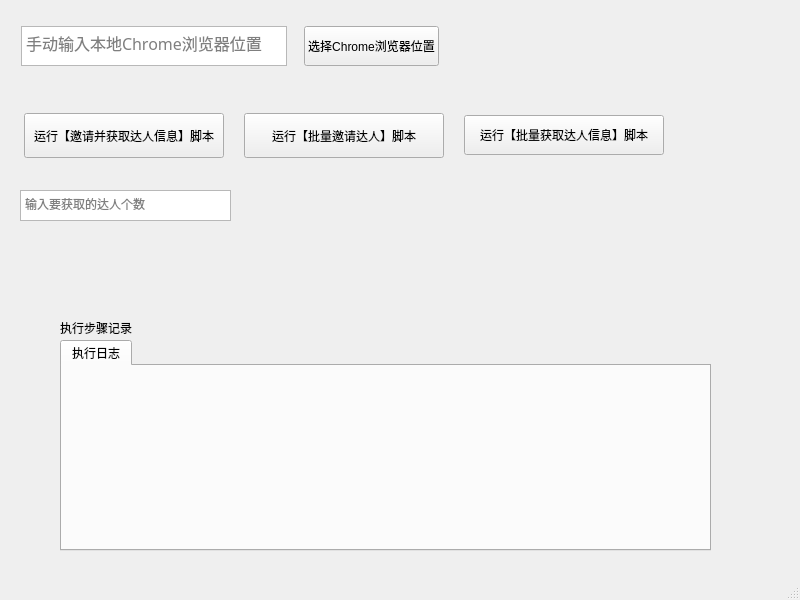
<?xml version="1.0" encoding="UTF-8"?>
<ui version="4.0">
 <class>MainWindow</class>
 <widget class="QMainWindow" name="MainWindow">
  <property name="geometry">
   <rect>
    <x>0</x>
    <y>0</y>
    <width>800</width>
    <height>600</height>
   </rect>
  </property>
  <property name="windowTitle">
   <string>MainWindow</string>
  </property>
  <widget class="QWidget" name="centralwidget">
   <widget class="QWidget" name="horizontalLayoutWidget">
    <property name="geometry">
     <rect>
      <x>10</x>
      <y>10</y>
      <width>441</width>
      <height>73</height>
     </rect>
    </property>
    <layout class="QHBoxLayout" name="horizontalLayout">
     <item>
      <widget class="QTextBrowser" name="Browser_path_input">
       <property name="maximumSize">
        <size>
         <width>266</width>
         <height>40</height>
        </size>
       </property>
       <property name="font">
        <font>
         <family>Microsoft YaHei</family>
         <pointsize>12</pointsize>
         <weight>50</weight>
         <bold>false</bold>
         <stylestrategy>PreferDefault</stylestrategy>
         <kerning>true</kerning>
        </font>
       </property>
       <property name="textInteractionFlags">
        <set>Qt::TextEditorInteraction</set>
       </property>
       <property name="placeholderText">
        <string>手动输入本地Chrome浏览器位置</string>
       </property>
      </widget>
     </item>
     <item>
      <widget class="QPushButton" name="Browser_path_choose">
       <property name="maximumSize">
        <size>
         <width>135</width>
         <height>40</height>
        </size>
       </property>
       <property name="text">
        <string>选择Chrome浏览器位置</string>
       </property>
      </widget>
     </item>
    </layout>
   </widget>
   <widget class="QWidget" name="horizontalLayoutWidget_2">
    <property name="geometry">
     <rect>
      <x>10</x>
      <y>90</y>
      <width>671</width>
      <height>91</height>
     </rect>
    </property>
    <layout class="QHBoxLayout" name="horizontalLayout_2">
     <item>
      <widget class="QPushButton" name="pushButton">
       <property name="maximumSize">
        <size>
         <width>200</width>
         <height>45</height>
        </size>
       </property>
       <property name="text">
        <string>运行【邀请并获取达人信息】脚本</string>
       </property>
      </widget>
     </item>
     <item>
      <widget class="QPushButton" name="pushButton_2">
       <property name="maximumSize">
        <size>
         <width>200</width>
         <height>45</height>
        </size>
       </property>
       <property name="text">
        <string>运行【批量邀请达人】脚本</string>
       </property>
      </widget>
     </item>
     <item>
      <widget class="QPushButton" name="pushButton_3">
       <property name="maximumSize">
        <size>
         <width>200</width>
         <height>40</height>
        </size>
       </property>
       <property name="text">
        <string>运行【批量获取达人信息】脚本</string>
       </property>
      </widget>
     </item>
    </layout>
   </widget>
   <widget class="QTextEdit" name="textEdit">
    <property name="geometry">
     <rect>
      <x>20</x>
      <y>190</y>
      <width>211</width>
      <height>31</height>
     </rect>
    </property>
    <property name="placeholderText">
     <string>输入要获取的达人个数</string>
    </property>
   </widget>
   <widget class="QWidget" name="verticalLayoutWidget">
    <property name="geometry">
     <rect>
      <x>60</x>
      <y>340</y>
      <width>651</width>
      <height>211</height>
     </rect>
    </property>
    <layout class="QVBoxLayout" name="verticalLayout">
     <item>
      <widget class="QTabWidget" name="tabWidget">
       <property name="enabled">
        <bool>true</bool>
       </property>
       <property name="currentIndex">
        <number>0</number>
       </property>
       <widget class="QWidget" name="widget">
        <attribute name="title">
         <string>执行日志</string>
        </attribute>
       </widget>
      </widget>
     </item>
    </layout>
   </widget>
   <widget class="QLabel" name="label">
    <property name="geometry">
     <rect>
      <x>60</x>
      <y>320</y>
      <width>101</width>
      <height>16</height>
     </rect>
    </property>
    <property name="text">
     <string>执行步骤记录</string>
    </property>
    <property name="textFormat">
     <enum>Qt::PlainText</enum>
    </property>
   </widget>
  </widget>
  <widget class="QMenuBar" name="menubar">
   <property name="geometry">
    <rect>
     <x>0</x>
     <y>0</y>
     <width>800</width>
     <height>23</height>
    </rect>
   </property>
  </widget>
  <widget class="QStatusBar" name="statusbar"/>
 </widget>
 <resources/>
 <connections/>
</ui>
